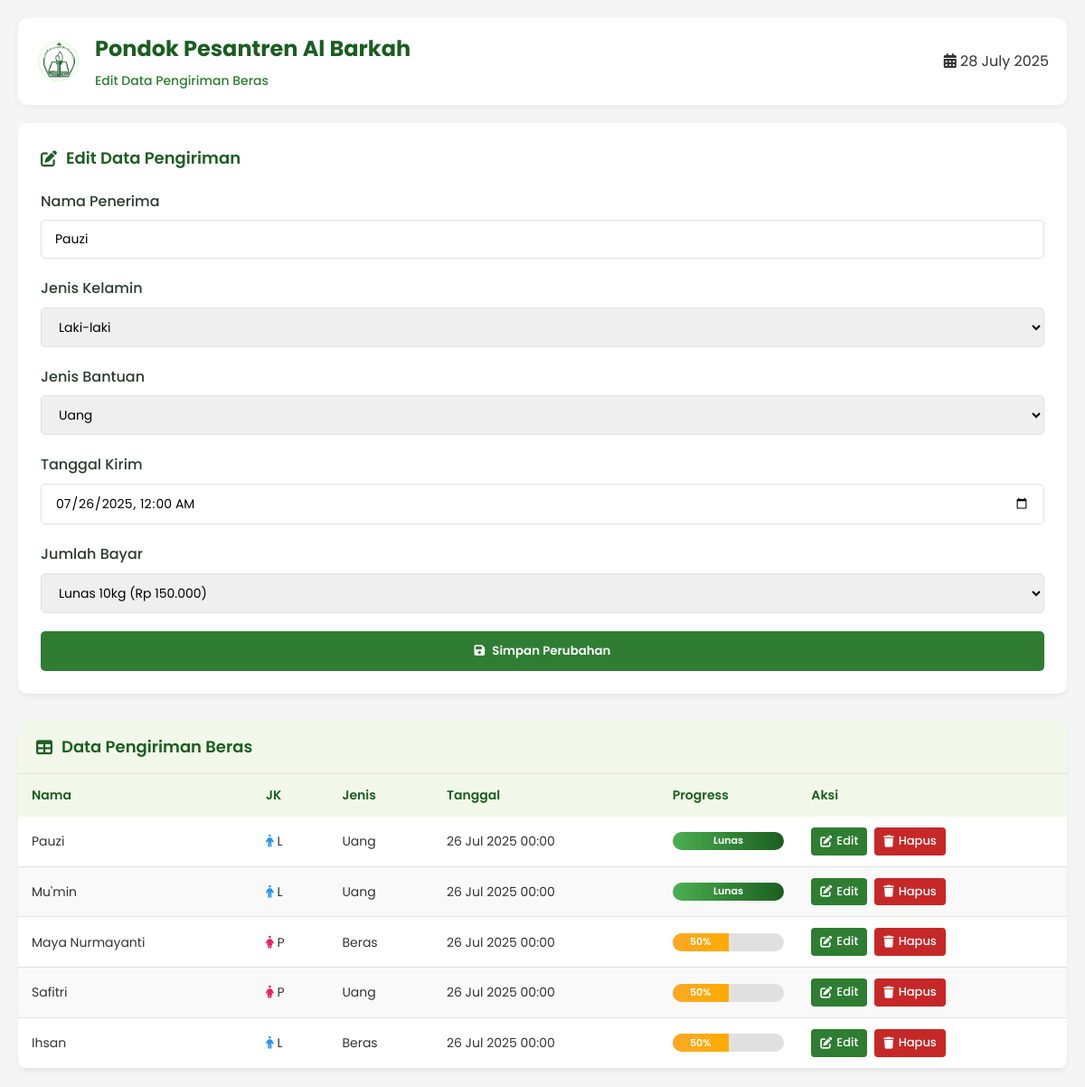
The page /edit.php?id=10 (signed in) on the database its author committed.
### tables this page shows
CREATE TABLE `pengiriman_beras` (
  `id` int(11) NOT NULL,
  `nama` varchar(100) DEFAULT NULL,
  `jenis_kelamin` enum('L','P') DEFAULT NULL,
  `jenis` varchar(20) DEFAULT NULL,
  `tanggal` date DEFAULT NULL,
  `progres` int(11) DEFAULT NULL
);

### edit.php (the view, shortened to what this page needs)
<?php
include 'db.php';
$id = isset($_GET['id']) ? intval($_GET['id']) : 0;
$data = $koneksi->query("SELECT * FROM pengiriman_beras WHERE id = $id")->fetch_assoc();
?>
<!DOCTYPE html>
<html lang="id">
<head>
    <link rel="stylesheet" href="https://cdnjs.cloudflare.com/ajax/libs/font-awesome/6.0.0-beta3/css/all.min.css">
</head>
<body>
<div class="header">
    <div class="logo-container">
        <img src="logo.png" alt="Logo Al Barkah" class="logo">
        <div class="header-text">
            <h1>Pondok Pesantren Al Barkah</h1>
            <p>Edit Data Pengiriman Beras</p>
        </div>
    </div>
    <div class="period">
        <i class="fas fa-calendar-alt"></i>
        <span><?php echo date('d F Y'); ?></span>
    </div>
</div>
<div class="container">
    <div class="form-container">
        <h2 class="form-title"><i class="fas fa-edit"></i> Edit Data Pengiriman</h2>
        <form method="POST" action="proses_edit.php">
            <div class="form-group">
                <label for="nama">Nama Penerima</label>
                <input type="text" name="nama" id="nama" value="<?= $data['nama'] ?>" required>
            </div>
            <div class="form-group">
                <label for="jenis_kelamin">Jenis Kelamin</label>
                <select name="jenis_kelamin" id="jenis_kelamin" required>
                    <option value="L" <?= $data['jenis_kelamin'] == 'L' ? 'selected' : '' ?>>Laki-laki</option>
                </select>
            </div>
            <div class="form-group">
                <label for="jenis">Jenis Bantuan</label>
                <select name="jenis" id="jenis" required>
                    <option value="Uang" <?= $data['jenis'] == 'Uang' ? 'selected' : '' ?>>Uang</option>
                </select>
            </div>
            <div class="form-group">
                <label for="tanggal">Tanggal Kirim</label>
                <input type="datetime-local" name="tanggal" id="tanggal"
                       value="<?= date('Y-m-d\TH:i', strtotime($data['tanggal'])) ?>" required>
            </div>
            <div class="form-group">
                <label for="progres">Jumlah Bayar</label>
                <select name="progres" id="progres" required>
                    <option value="150000" <?= $data['progres'] == 150000 ? 'selected' : '' ?>>Lunas 10kg (Rp 150.000)</option>
                </select>
            </div>
            <button type="submit" class="submit-btn">
                <i class="fas fa-save"></i> Simpan Perubahan
            </button>
        </form>
    </div>
    <div class="table-container">
        <div class="table-header">
            <h2><i class="fas fa-table"></i> Data Pengiriman Beras</h2>
        </div>
        <table>
            <thead>
                <tr>
                    <th>Nama</th>
                    <th>JK</th>
                    <th>Jenis</th>
                    <th>Tanggal</th>
                    <th>Progress</th>
                    <th>Aksi</th>
                </tr>
            </thead>
            <tbody>
                <?php
                $sql = "SELECT * FROM pengiriman_beras ORDER BY tanggal DESC";
                $result = $koneksi->query($sql);
                if ($result->num_rows > 0) {
                    while ($row = $result->fetch_assoc()) {
                        $warna = 'red';
                        $persen = 0;
                        $label = "Belum Bayar";
                        $gender_icon = ($row['jenis_kelamin'] == 'L') ?
                            '<i class="fas fa-male" style="color: #2196F3;"></i>' :
                            '<i class="fas fa-female" style="color: #E91E63;"></i>';
                        if ($row['progres'] >= 150000) {
                            $warna = 'green';
                            $persen = 100;
                            $label = "Lunas";
                        } elseif ($row['progres'] > 0) {
                            $warna = 'yellow';
                            $persen = round(($row['progres'] / 150000) * 100);
                            $label = $persen . "%";
                        }
                        echo "<tr>
                            <td>{$row['nama']}</td>
                            <td>{$gender_icon} {$row['jenis_kelamin']}</td>
                            <td>{$row['jenis']}</td>
                            <td>" . date('d M Y H:i', strtotime($row['tanggal'])) . "</td>
                            <td>
                                <div class='progress-container'>
                                    <div class='progress-bar $warna' style='width: {$persen}%'>{$label}</div>
                                </div>
                            </td>
                            <td>
                                <div class='actions'>
                                    <a href='edit.php?id={$row['id']}' class='action-btn edit-btn'>
                                        <i class='fas fa-edit'></i> Edit
                                    </a>
                                    <a href='hapus.php?id={$row['id']}' class='action-btn delete-btn' onclick=\"return confirm('Yakin hapus data ini?')\">
                                        <i class='fas fa-trash'></i> Hapus
                                    </a>
                                </div>
                            </td>
                        </tr>";
                    }
                } else {
                    echo "<tr><td colspan='6' style='text-align: center; padding: 20px;'>Tidak ada data ditemukan</td></tr>";
                }
                ?>
            </tbody>
        </table>
    </div>
</div>
</body>
</html>

### edit.php (style rules this page uses)
:root { --primary: #2e7d32; --primary-light: #4caf50; --primary-dark: #1b5e20; --secondary: #8bc34a; --danger: #c62828; --warning: #f9a825; --info: #0288d1; --light: #f1f8e9; --light-gray: #f5f5f5; --dark: #2e3a33; --border: #e0e0e0; --text: #333; --text-light: #757575; }
* { margin: 0; padding: 0; box-sizing: border-box; font-family: 'Poppins', sans-serif; }
body { background-color: #f5f5f5; color: var(--text); line-height: 1.6; padding: 20px; }
.header { display: flex; justify-content: space-between; align-items: center; margin-bottom: 20px; padding: 15px 20px; background-color: white; border-radius: 10px; box-shadow: 0 2px 10px rgba(0,0,0,0.05); }
.logo-container { display: flex; align-items: center; gap: 15px; }
.logo { height: 50px; width: auto; }
.header-text h1 { color: var(--primary-dark); font-size: 24px; font-weight: 700; margin-bottom: 5px; }
.header-text p { color: var(--primary); font-size: 14px; font-weight: 500; }
.container { display: flex; gap: 30px; margin-top: 20px; }
.form-container { flex: 1; background: white; border-radius: 10px; padding: 25px; box-shadow: 0 4px 6px rgba(0, 0, 0, 0.05); height: fit-content; }
.form-title { font-size: 18px; font-weight: 600; color: var(--primary-dark); margin-bottom: 20px; display: flex; align-items: center; gap: 10px; }
.form-group { margin-bottom: 20px; }
.form-group label { display: block; font-weight: 500; color: var(--dark); margin-bottom: 8px; }
.form-group input, .form-group select { width: 100%; padding: 10px 15px; border: 1px solid var(--border); border-radius: 5px; font-size: 14px; transition: all 0.3s; }
.submit-btn { width: 100%; padding: 12px; background-color: var(--primary); color: white; border: none; border-radius: 5px; font-weight: 600; cursor: pointer; transition: all 0.3s; display: flex; align-items: center; justify-content: center; gap: 8px; }
.table-container { flex: 2; background: white; border-radius: 10px; box-shadow: 0 4px 6px rgba(0, 0, 0, 0.05); overflow: hidden; }
.table-header { padding: 15px 20px; border-bottom: 1px solid var(--border); display: flex; justify-content: space-between; align-items: center; background-color: var(--light); }
.table-header h2 { font-size: 18px; font-weight: 600; color: var(--primary-dark); display: flex; align-items: center; gap: 10px; }
table { width: 100%; border-collapse: collapse; }
th { background-color: var(--light); color: var(--primary-dark); padding: 12px 15px; text-align: left; font-weight: 600; font-size: 14px; }
td { padding: 12px 15px; border-bottom: 1px solid var(--border); font-size: 14px; }
tr:nth-child(even) { background-color: #f9f9f9; }
.actions { display: flex; gap: 8px; }
.action-btn { padding: 5px 10px; border-radius: 4px; text-decoration: none; font-size: 13px; font-weight: 500; transition: all 0.3s; display: flex; align-items: center; gap: 5px; }
.edit-btn { background-color: var(--primary); color: white; }
.delete-btn { background-color: var(--danger); color: white; }
.progress-container { width: 100%; height: 20px; background-color: #e0e0e0; border-radius: 10px; overflow: hidden; }
.progress-bar { height: 100%; display: flex; align-items: center; justify-content: center; color: white; font-weight: 600; font-size: 11px; transition: width 0.6s ease; }
.green { background: linear-gradient(90deg, var(--primary-light), var(--primary-dark)); }
.yellow { background: linear-gradient(90deg, var(--warning), #ffab00); }
@media (max-width: 1200px) { .container { flex-direction: column; } }
@media (max-width: 1200px) { .form-container, .table-container { width: 100%; } }

### rows shown on the page
pengiriman_beras: nama "Pauzi", jenis_kelamin "Laki-laki", jenis "Uang", tanggal "07/26/2025 00:00", progres "Lunas 10kg (Rp 150.000)", jenis_kelamin "L", tanggal "26 Jul 2025 00:00", progres "Lunas"
pengiriman_beras: nama "Mu'min", jenis_kelamin "L", jenis "Uang", tanggal "26 Jul 2025 00:00", progres "Lunas"
pengiriman_beras: nama "Maya Nurmayanti", jenis_kelamin "P", jenis "Beras", tanggal "26 Jul 2025 00:00", progres "50%"
pengiriman_beras: nama "Safitri", jenis_kelamin "P", jenis "Uang", tanggal "26 Jul 2025 00:00", progres "50%"
pengiriman_beras: nama "Ihsan", jenis_kelamin "L", jenis "Beras", tanggal "26 Jul 2025 00:00", progres "50%"
